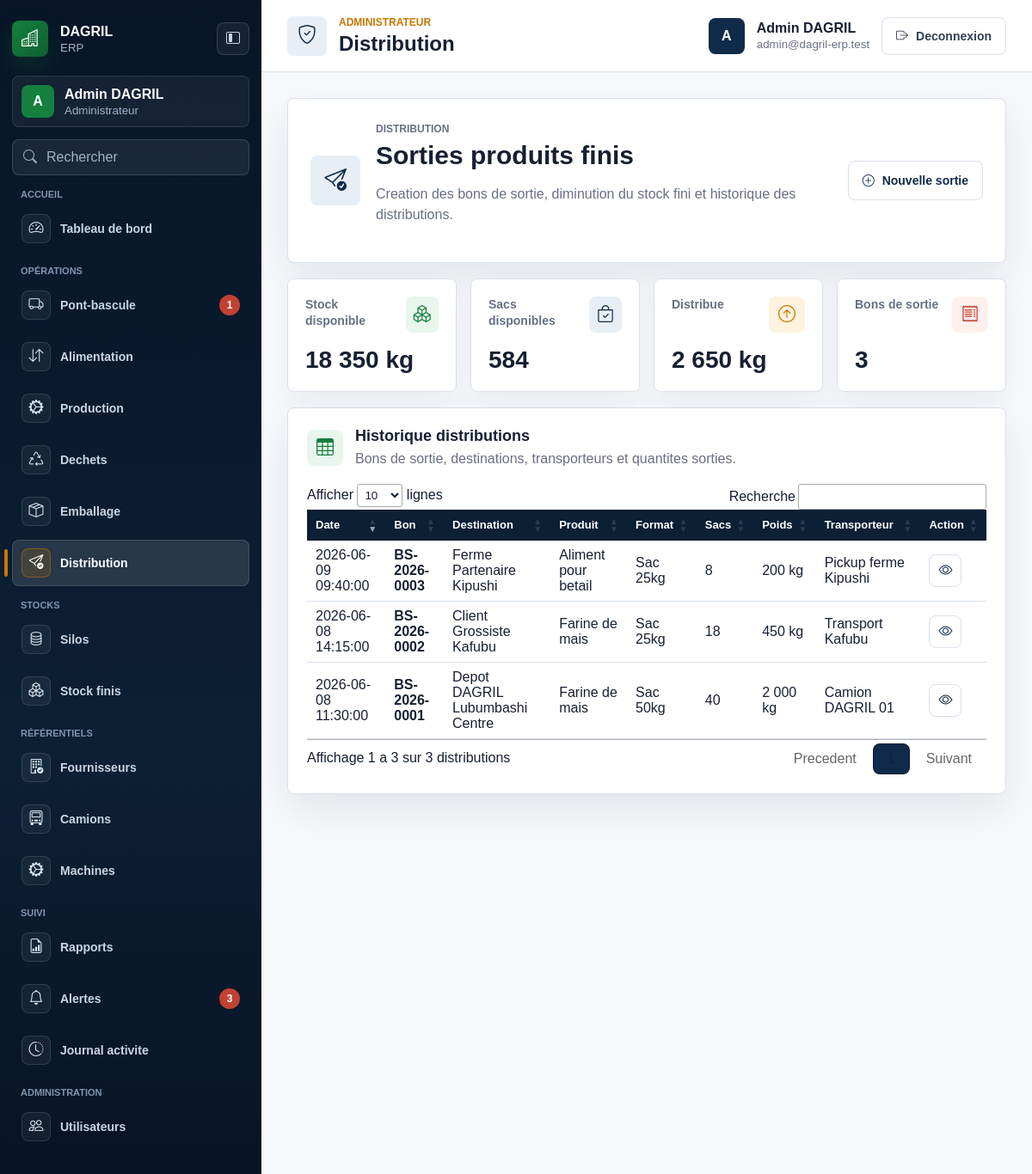
/distributions (signed in), run on the app's committed database.
### tables this page shows
CREATE TABLE distributions (
  id INT UNSIGNED AUTO_INCREMENT PRIMARY KEY,
  finished_stock_id INT UNSIGNED NOT NULL,
  product_id INT UNSIGNED NOT NULL,
  bag_format_id INT UNSIGNED NOT NULL,
  recipient_name VARCHAR(180) NOT NULL,
  transporter VARCHAR(180) NULL,
  exit_voucher VARCHAR(100) NOT NULL UNIQUE,
  quantity_bags INT UNSIGNED NOT NULL,
  total_weight_kg DECIMAL(12,3) NOT NULL,
  distributed_at DATETIME NOT NULL,
  status ENUM('active', 'inactive', 'pending', 'validated', 'cancelled') NOT NULL DEFAULT 'pending',
  created_by INT UNSIGNED NULL,
  validated_by INT UNSIGNED NULL,
  created_at TIMESTAMP NOT NULL DEFAULT CURRENT_TIMESTAMP,
  updated_at TIMESTAMP NULL DEFAULT NULL ON UPDATE CURRENT_TIMESTAMP,
  deleted_at TIMESTAMP NULL DEFAULT NULL,
  CONSTRAINT fk_distributions_finished_stock FOREIGN KEY (finished_stock_id) REFERENCES finished_stocks(id),
  CONSTRAINT fk_distributions_product FOREIGN KEY (product_id) REFERENCES products(id),
  CONSTRAINT fk_distributions_bag_format FOREIGN KEY (bag_format_id) REFERENCES bag_formats(id),
  CONSTRAINT fk_distributions_created_by FOREIGN KEY (created_by) REFERENCES users(id),
  CONSTRAINT fk_distributions_validated_by FOREIGN KEY (validated_by) REFERENCES users(id)
);

CREATE TABLE products (
  id INT UNSIGNED AUTO_INCREMENT PRIMARY KEY,
  name VARCHAR(150) NOT NULL,
  code VARCHAR(80) NOT NULL UNIQUE,
  category ENUM('raw_material', 'finished_product', 'waste') NOT NULL,
  unit VARCHAR(30) NOT NULL DEFAULT 'kg',
  status ENUM('active', 'inactive', 'pending', 'validated', 'cancelled') NOT NULL DEFAULT 'active',
  created_at TIMESTAMP NOT NULL DEFAULT CURRENT_TIMESTAMP,
  updated_at TIMESTAMP NULL DEFAULT NULL ON UPDATE CURRENT_TIMESTAMP,
  deleted_at TIMESTAMP NULL DEFAULT NULL
);

CREATE TABLE bag_formats (
  id INT UNSIGNED AUTO_INCREMENT PRIMARY KEY,
  name VARCHAR(120) NOT NULL,
  weight_kg DECIMAL(10,3) NOT NULL,
  status ENUM('active', 'inactive', 'pending', 'validated', 'cancelled') NOT NULL DEFAULT 'active',
  created_at TIMESTAMP NOT NULL DEFAULT CURRENT_TIMESTAMP,
  updated_at TIMESTAMP NULL DEFAULT NULL ON UPDATE CURRENT_TIMESTAMP,
  deleted_at TIMESTAMP NULL DEFAULT NULL
);

### app/views/distributions/index.php (the view, shortened to what the rows shown need)
<?php
$availableBags = array_sum(array_map(function ($row) {
    return (int) $row['quantity_bags'];
}, $availableStocks));
$availableKg = array_sum(array_map(function ($row) {
    return (float) $row['total_weight_kg'];
}, $availableStocks));
$distributedKg = array_sum(array_map(function ($row) {
    return (float) $row['total_weight_kg'];
}, $distributions));
?>
<section class="dashboard-hero">
    <span class="hero-icon"><i class="bi bi-send-check"></i></span>
    <div>
        <p class="section-label">Distribution</p>
        <h2>Sorties produits finis</h2>
        <p>Creation des bons de sortie, diminution du stock fini et historique des distributions.</p>
    </div>
    <a href="<?= e(base_url('distributions/create')) ?>" class="page-action"><i class="bi bi-plus-circle"></i><span>Nouvelle sortie</span></a>
</section>
<section class="metric-grid">
    <article class="metric-card"><div class="metric-card-top"><span>Stock disponible</span><span class="metric-icon tone-green"><i class="bi bi-boxes"></i></span></div><strong><?= e(number_format($availableKg, 0, ',', ' ')) ?> kg</strong></article>
    <article class="metric-card"><div class="metric-card-top"><span>Sacs disponibles</span><span class="metric-icon tone-blue"><i class="bi bi-bag-check"></i></span></div><strong><?= e(number_format($availableBags, 0, ',', ' ')) ?></strong></article>
    <article class="metric-card"><div class="metric-card-top"><span>Distribue</span><span class="metric-icon tone-orange"><i class="bi bi-arrow-up-circle"></i></span></div><strong><?= e(number_format($distributedKg, 0, ',', ' ')) ?> kg</strong></article>
    <article class="metric-card"><div class="metric-card-top"><span>Bons de sortie</span><span class="metric-icon tone-red"><i class="bi bi-receipt"></i></span></div><strong><?= e(count($distributions)) ?></strong></article>
</section>
<section class="table-panel">
    <div class="panel-heading"><span class="panel-icon"><i class="bi bi-table"></i></span><div><h3>Historique distributions</h3><p>Bons de sortie, destinations, transporteurs et quantites sorties.</p></div></div>
    <div class="table-responsive">
        <table id="distributionsTable" class="enterprise-table">
            <thead>
                <tr>
                    <th>Date</th>
                    <th>Bon</th>
                    <th>Destination</th>
                    <th>Produit</th>
                    <th>Format</th>
                    <th>Sacs</th>
                    <th>Poids</th>
                    <th>Transporteur</th>
                    <th>Action</th>
                </tr>
            </thead>
            <tbody>
                <?php foreach ($distributions as $row): ?>
                    <tr>
                        <td><?= e($row['distributed_at']) ?></td>
                        <td><strong><?= e($row['exit_voucher']) ?></strong></td>
                        <td><?= e($row['recipient_name']) ?></td>
                        <td><?= e($row['product_name']) ?></td>
                        <td><?= e($row['format_name']) ?></td>
                        <td><?= e(number_format((int) $row['quantity_bags'], 0, ',', ' ')) ?></td>
                        <td><?= e(number_format((float) $row['total_weight_kg'], 0, ',', ' ')) ?> kg</td>
                        <td><?= e($row['transporter'] ?: '-') ?></td>
                        <td><a class="icon-button" href="<?= e(base_url('distributions/' . $row['id'])) ?>" title="Voir"><i class="bi bi-eye"></i></a></td>
                    </tr>
                <?php endforeach; ?>
            </tbody>
        </table>
    </div>
</section>
<link rel="stylesheet" href="https://cdn.datatables.net/1.13.8/css/jquery.dataTables.min.css">

### app/core/Router.php (shortened to what the rows shown need)
<?php
class Router
{
    private $routes = [];
    public function add($method, $path, $handler, array $options = [])
    {
        $this->routes[] = [
            'method' => strtoupper($method),
            'path' => '/' . trim($path, '/'),
            'handler' => $handler,
            'auth' => $options['auth'] ?? false,
            'roles' => $options['roles'] ?? [],
        ];
    }
    public function dispatch($method, $uri)
    {
        $requestPath = rawurldecode(parse_url($uri, PHP_URL_PATH));
        $requestPath = '/' . trim($requestPath, '/');
        foreach ($this->routes as $route) {
            $params = [];
            if ($route['method'] === strtoupper($method) && $this->matches($route['path'], $requestPath, $params)) {
                return $this->execute($route['handler'], $params);
            }
        }
    }
    private function matches($routePath, $requestPath, array &$params)
    {
        $pattern = preg_replace('#\{([a-zA-Z_][a-zA-Z0-9_]*)\}#', '(?P<$1>[^/]+)', $routePath);
        $pattern = '#^' . $pattern . '$#';
        if (!preg_match($pattern, $requestPath, $matches)) {
            return false;
        }
        return true;
    }
    private function execute($handler, array $params = [])
    {
        if (is_string($handler) && strpos($handler, '@') !== false) {
            list($controller, $action) = explode('@', $handler, 2);
            $instance = new $controllerClass();
            return call_user_func_array([$instance, $action], $params);
        }
        throw new InvalidArgumentException('Invalid route handler.');
    }
}

### data on the page
distributions: distributed_at "2026-06-09 09:40:00", exit_voucher "BS-2026-0003", recipient_name "Ferme Partenaire Kipushi", product.name "Aliment pour betail", bag_format.name "Sac 25kg", quantity_bags "8", total_weight_kg "200", transporter "Pickup ferme Kipushi"
distributions: distributed_at "2026-06-08 14:15:00", exit_voucher "BS-2026-0002", recipient_name "Client Grossiste Kafubu", product.name "Farine de mais", bag_format.name "Sac 25kg", quantity_bags "18", total_weight_kg "450", transporter "Transport Kafubu"
distributions: distributed_at "2026-06-08 11:30:00", exit_voucher "BS-2026-0001", recipient_name "Depot DAGRIL Lubumbashi Centre", product.name "Farine de mais", bag_format.name "Sac 50kg", quantity_bags "40", total_weight_kg "2 000", transporter "Camion DAGRIL 01"

### other printed values
$group['label'] "ACCUEIL"
$item['label'] "Tableau de bord"
$group['label'] "OPÉRATIONS"
$item['label'] "Pont-bascule"
$item['badge_value'] "1"
$item['label'] "Alimentation"
$item['label'] "Production"
$item['label'] "Dechets"
$item['label'] "Emballage"
$item['label'] "Distribution"
$group['label'] "STOCKS"
$item['label'] "Silos"
$item['label'] "Stock finis"
$group['label'] "RÉFÉRENTIELS"
$item['label'] "Fournisseurs"
